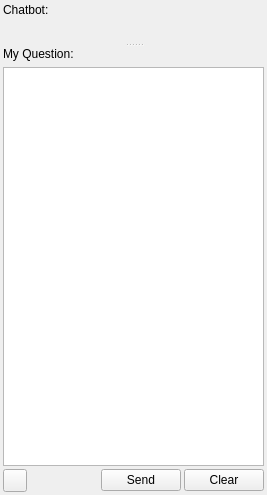
<?xml version="1.0" encoding="UTF-8"?>
<ui version="4.0">
 <class>ChineseAIAssistantDockWidgetBase</class>
 <widget class="QDockWidget" name="ChineseAIAssistantDockWidgetBase">
  <property name="geometry">
   <rect>
    <x>0</x>
    <y>0</y>
    <width>267</width>
    <height>495</height>
   </rect>
  </property>
  <property name="font">
   <font>
    <pointsize>9</pointsize>
   </font>
  </property>
  <property name="windowTitle">
   <string>Chinese AI Assistant</string>
  </property>
  <widget class="QWidget" name="dockWidgetContents">
   <layout class="QGridLayout" name="gridLayout_3">
    <property name="leftMargin">
     <number>3</number>
    </property>
    <property name="topMargin">
     <number>3</number>
    </property>
    <property name="rightMargin">
     <number>3</number>
    </property>
    <property name="bottomMargin">
     <number>3</number>
    </property>
    <property name="spacing">
     <number>3</number>
    </property>
    <item row="0" column="0" colspan="4">
     <widget class="QSplitter" name="splitter">
      <property name="orientation">
       <enum>Qt::Vertical</enum>
      </property>
      <widget class="QWidget" name="layoutWidget">
       <layout class="QGridLayout" name="gridLayout">
        <item row="0" column="0">
         <widget class="QLabel" name="label">
          <property name="sizePolicy">
           <sizepolicy hsizetype="Preferred" vsizetype="Fixed">
            <horstretch>0</horstretch>
            <verstretch>0</verstretch>
           </sizepolicy>
          </property>
          <property name="text">
           <string>Chatbot:</string>
          </property>
         </widget>
        </item>
        <item row="1" column="0">
         <widget class="QWidget" name="widgetChatbotParent" native="true">
          <property name="sizePolicy">
           <sizepolicy hsizetype="Expanding" vsizetype="Expanding">
            <horstretch>0</horstretch>
            <verstretch>0</verstretch>
           </sizepolicy>
          </property>
         </widget>
        </item>
       </layout>
      </widget>
      <widget class="QWidget" name="layoutWidget">
       <layout class="QGridLayout" name="gridLayout_2">
        <item row="0" column="0">
         <widget class="QLabel" name="label_2">
          <property name="sizePolicy">
           <sizepolicy hsizetype="Preferred" vsizetype="Fixed">
            <horstretch>0</horstretch>
            <verstretch>0</verstretch>
           </sizepolicy>
          </property>
          <property name="text">
           <string>My Question:</string>
          </property>
         </widget>
        </item>
        <item row="1" column="0">
         <widget class="QPlainTextEdit" name="plainTextEdit">
          <property name="sizePolicy">
           <sizepolicy hsizetype="Expanding" vsizetype="Expanding">
            <horstretch>0</horstretch>
            <verstretch>0</verstretch>
           </sizepolicy>
          </property>
          <property name="minimumSize">
           <size>
            <width>0</width>
            <height>50</height>
           </size>
          </property>
          <property name="maximumSize">
           <size>
            <width>16777215</width>
            <height>16777215</height>
           </size>
          </property>
          <property name="plainText">
           <string/>
          </property>
          <property name="textInteractionFlags">
           <set>Qt::TextEditorInteraction</set>
          </property>
         </widget>
        </item>
       </layout>
      </widget>
     </widget>
    </item>
    <item row="1" column="0">
     <widget class="QToolButton" name="btnSetting">
      <property name="toolTip">
       <string>Settings</string>
      </property>
      <property name="text">
       <string/>
      </property>
      <property name="icon">
       <iconset resource="resources.qrc">
        <normaloff>:/plugins/chinese_ai_assistant/image/options.png</normaloff>:/plugins/chinese_ai_assistant/image/options.png</iconset>
      </property>
     </widget>
    </item>
    <item row="1" column="1">
     <spacer name="horizontalSpacer">
      <property name="orientation">
       <enum>Qt::Horizontal</enum>
      </property>
      <property name="sizeHint" stdset="0">
       <size>
        <width>84</width>
        <height>20</height>
       </size>
      </property>
     </spacer>
    </item>
    <item row="1" column="2">
     <widget class="QPushButton" name="btnSendOrTerminate">
      <property name="text">
       <string>Send</string>
      </property>
     </widget>
    </item>
    <item row="1" column="3">
     <widget class="QPushButton" name="btnClear">
      <property name="text">
       <string>Clear</string>
      </property>
     </widget>
    </item>
   </layout>
  </widget>
 </widget>
 <resources>
  <include location="resources.qrc"/>
 </resources>
 <connections/>
</ui>
